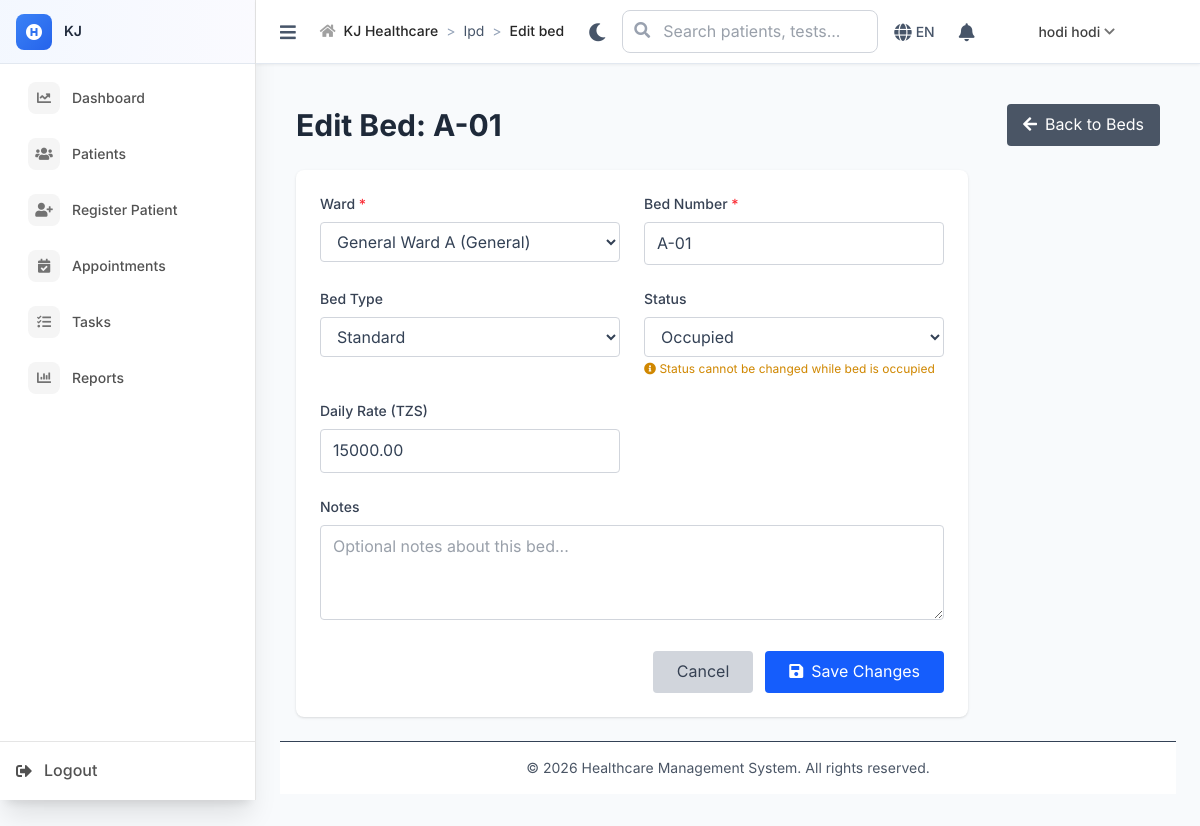
Page /ipd/edit_bed/1 (signed in) on the committed database.
### tables this page shows
CREATE TABLE `ipd_beds` (
  `id` int NOT NULL,
  `ward_id` int NOT NULL,
  `bed_number` varchar(20) NOT NULL,
  `bed_type` enum('standard','oxygen','icu','isolation') DEFAULT 'standard',
  `status` enum('available','occupied','maintenance','reserved') DEFAULT 'available',
  `daily_rate` decimal(10,2) NOT NULL DEFAULT '0.00',
  `notes` text,
  `is_active` tinyint(1) DEFAULT '1',
  `created_at` timestamp NULL DEFAULT CURRENT_TIMESTAMP,
  `updated_at` timestamp NULL DEFAULT CURRENT_TIMESTAMP ON UPDATE CURRENT_TIMESTAMP
);

CREATE TABLE `ipd_wards` (
  `id` int NOT NULL,
  `ward_name` varchar(100) NOT NULL,
  `ward_code` varchar(20) NOT NULL,
  `ward_type` enum('general','private','icu','maternity','pediatric','isolation') DEFAULT 'general',
  `total_beds` int NOT NULL DEFAULT '0',
  `occupied_beds` int NOT NULL DEFAULT '0',
  `floor_number` int DEFAULT NULL,
  `description` text,
  `is_active` tinyint(1) DEFAULT '1',
  `created_at` timestamp NULL DEFAULT CURRENT_TIMESTAMP,
  `updated_at` timestamp NULL DEFAULT CURRENT_TIMESTAMP ON UPDATE CURRENT_TIMESTAMP
);

### includes/BaseController.php (called while the page is built, shortened)
<?php
class BaseController {
    public function __construct() {
        global $pdo;
        $this->pdo = $pdo;
        $this->db = $this->pdo;
    }
    protected function render($view, $data = []) {
        extract($data);
        include __DIR__ . "/../views/{$view}.php";
    }
}
?>

### controllers/IpdController.php (called while the page is built, shortened)
<?php
require_once __DIR__ . '/../includes/BaseController.php';
class IpdController extends BaseController {
    public function edit_bed($bed_id = null) {
        $stmt = $this->db->prepare("SELECT * FROM ipd_beds WHERE id = ?");
        $stmt->execute([$bed_id]);
        $bed = $stmt->fetch(PDO::FETCH_ASSOC);
        $stmt = $this->db->query("SELECT * FROM ipd_wards WHERE is_active = 1 ORDER BY ward_name");
        $wards = $stmt->fetchAll(PDO::FETCH_ASSOC);
        $this->render('ipd/edit_bed', [
            'bed' => $bed,
            'wards' => $wards,
            'bed_types' => ['standard', 'oxygen', 'icu', 'isolation'],
            'statuses' => ['available', 'occupied', 'maintenance', 'reserved']
        ]);
    }
}

### index.php (called while the page is built, shortened)
<?php
$request = $_SERVER['REQUEST_URI'];
$path = parse_url($request, PHP_URL_PATH);
if (strpos($path, BASE_PATH) === 0) {
    $path = substr($path, strlen(BASE_PATH));
}
$path = ltrim($path, '/');
$segments = explode('/', $path);
$controller = $segments[0] ?? 'auth';
$action = $segments[1] ?? 'login';
try {
    $controllerInstance = new $controllerClass();
    $params = array_slice($segments, 2);
    call_user_func_array([$controllerInstance, $action], $params);
} catch (Throwable $e) {
    Logger::error("Error in controller: " . $e->getMessage(), [
        'controller' => $controller,
        'action' => $action,
        'file' => $e->getFile(),
        'line' => $e->getLine(),
        'trace' => $e->getTraceAsString()
    ]);
    error_log("Error in controller: " . $e->getMessage());
    http_response_code(500);
    echo "Internal server error";
}
?>

### views/ipd/edit_bed.php (the view, shortened to what this page needs)
<?php
require_once __DIR__ . '/../layouts/header.php';
?>
<div class="container mx-auto px-4 py-6">
    <div class="flex justify-between items-center mb-6">
        <h1 class="text-3xl font-bold text-gray-800">Edit Bed: <?php echo htmlspecialchars($bed['bed_number']); ?></h1>
        <a href="<?php echo BASE_PATH; ?>/ipd/beds" class="bg-gray-600 text-white px-4 py-2 rounded hover:bg-gray-700">
            <i class="fas fa-arrow-left mr-2"></i>Back to Beds
        </a>
    </div>
    <div class="bg-white rounded-lg shadow p-6 max-w-2xl">
        <form method="POST" action="<?php echo BASE_PATH; ?>/ipd/edit_bed/<?php echo $bed['id']; ?>">
            <div class="grid grid-cols-1 md:grid-cols-2 gap-6">
                <div>
                    <label class="block text-sm font-medium text-gray-700 mb-2">Ward <span class="text-red-500">*</span></label>
                    <select name="ward_id" required class="w-full border border-gray-300 rounded px-3 py-2 focus:ring-blue-500 focus:border-blue-500">
                        <?php foreach ($wards as $ward): ?>
                            <option value="<?php echo $ward['id']; ?>" <?php echo $bed['ward_id'] == $ward['id'] ? 'selected' : ''; ?>>
                                <?php echo htmlspecialchars($ward['ward_name']); ?> (<?php echo ucfirst($ward['ward_type']); ?>)
                            </option>
                        <?php endforeach; ?>
                    </select>
                </div>
                <div>
                    <label class="block text-sm font-medium text-gray-700 mb-2">Bed Number <span class="text-red-500">*</span></label>
                    <input type="text" name="bed_number" required value="<?php echo htmlspecialchars($bed['bed_number']); ?>"
                           class="w-full border border-gray-300 rounded px-3 py-2 focus:ring-blue-500 focus:border-blue-500">
                </div>
                <div>
                    <label class="block text-sm font-medium text-gray-700 mb-2">Bed Type</label>
                    <select name="bed_type" class="w-full border border-gray-300 rounded px-3 py-2 focus:ring-blue-500 focus:border-blue-500">
                        <?php foreach ($bed_types as $type): ?>
                            <option value="<?php echo $type; ?>" <?php echo $bed['bed_type'] == $type ? 'selected' : ''; ?>>
                                <?php echo ucfirst($type); ?>
                            </option>
                        <?php endforeach; ?>
                    </select>
                </div>
                <div>
                    <label class="block text-sm font-medium text-gray-700 mb-2">Status</label>
                    <select name="status" class="w-full border border-gray-300 rounded px-3 py-2 focus:ring-blue-500 focus:border-blue-500"
                            <?php echo $bed['status'] === 'occupied' ? 'disabled' : ''; ?>>
                        <?php foreach ($statuses as $status): ?>
                            <option value="<?php echo $status; ?>" <?php echo $bed['status'] == $status ? 'selected' : ''; ?>>
                                <?php echo ucfirst($status); ?>
                            </option>
                        <?php endforeach; ?>
                    </select>
                    <?php if ($bed['status'] === 'occupied'): ?>
                        <p class="text-xs text-yellow-600 mt-1">
                            <i class="fas fa-info-circle"></i> Status cannot be changed while bed is occupied
                        </p>
                    <?php endif; ?>
                </div>
                <div>
                    <label class="block text-sm font-medium text-gray-700 mb-2">Daily Rate (TZS)</label>
                    <input type="number" name="daily_rate" min="0" step="100" value="<?php echo $bed['daily_rate']; ?>"
                           class="w-full border border-gray-300 rounded px-3 py-2 focus:ring-blue-500 focus:border-blue-500">
                </div>
                <div class="md:col-span-2">
                    <label class="block text-sm font-medium text-gray-700 mb-2">Notes</label>
                    <textarea name="notes" rows="3" placeholder="Optional notes about this bed..."
                              class="w-full border border-gray-300 rounded px-3 py-2 focus:ring-blue-500 focus:border-blue-500"><?php echo htmlspecialchars($bed['notes'] ?? ''); ?></textarea>
                </div>
            </div>
            <div class="mt-6 flex justify-end space-x-3">
                <a href="<?php echo BASE_PATH; ?>/ipd/beds" class="bg-gray-300 text-gray-700 px-6 py-2 rounded hover:bg-gray-400">Cancel</a>
                <button type="submit" class="bg-blue-600 text-white px-6 py-2 rounded hover:bg-blue-700">
                    <i class="fas fa-save mr-2"></i>Save Changes
                </button>
            </div>
        </form>
    </div>
</div>
<?php require_once __DIR__ . '/../layouts/footer.php'; ?>

### views/layouts/main.php (style rules this page uses)
:root { --primary-50: #eff6ff; --primary-100: #dbeafe; --primary-500: #3b82f6; --primary-600: #2563eb; --primary-700: #1d4ed8; --success-50: #f0fdf4; --success-500: #22c55e; --success-600: #16a34a; --warning-50: #fffbeb; --warning-500: #f59e0b; --warning-600: #d97706; --error-50: #fef2f2; --error-500: #ef4444; --error-600: #dc2626; --neutral-50: #f8fafc; --neutral-100: #f1f5f9; --neutral-200: #e2e8f0; --neutral-300: #cbd5e1; --neutral-400: #94a3b8; --neutral-500: #64748b; --neutral-600: #475569; --neutral-700: #334155; --neutral-800: #1e293b; --neutral-900: #0f172a; --medical-accent: #10b981; --medical-secondary: #8b5cf6; }
html, body { height: 100%; margin: 0; padding: 0; }
body { font-family: 'Inter', sans-serif; background-color: var(--neutral-50); color: var(--neutral-700); line-height: 1.6; }
:root { --header-height: 64px; }

### rows in the picture
ipd_beds: bed_number "A-01", ward_id "General Ward A (General)", bed_type "Standard", status "Occupied", daily_rate "15000.00"

### other values in the picture
$_ENV['APP_NAME'] "KJ"
$item['text'] "Dashboard"
$item['text'] "Patients"
$item['text'] "Register Patient"
$item['text'] "Appointments"
$item['text'] "Tasks"
$item['text'] "Reports"
$crumb['text'] "Ipd"
$crumb['text'] "Edit bed"
$_SESSION['user_name'] "hodi hodi"
